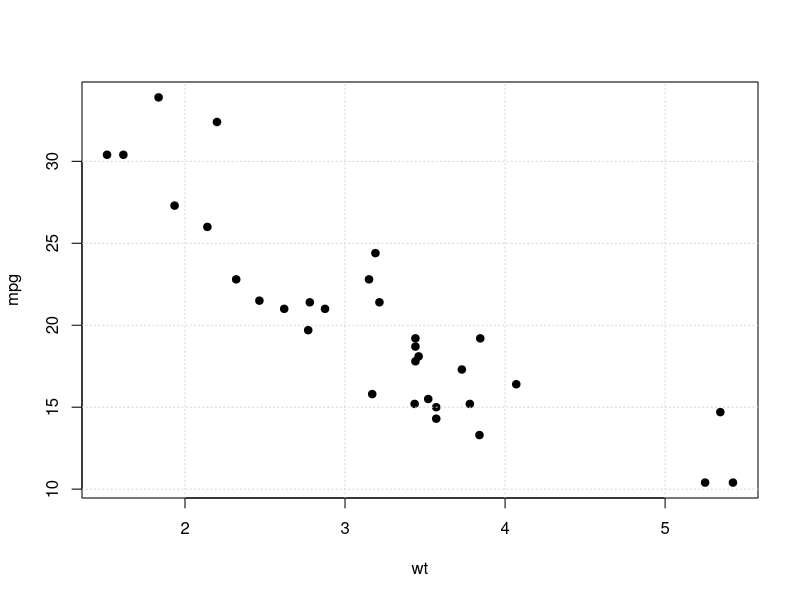
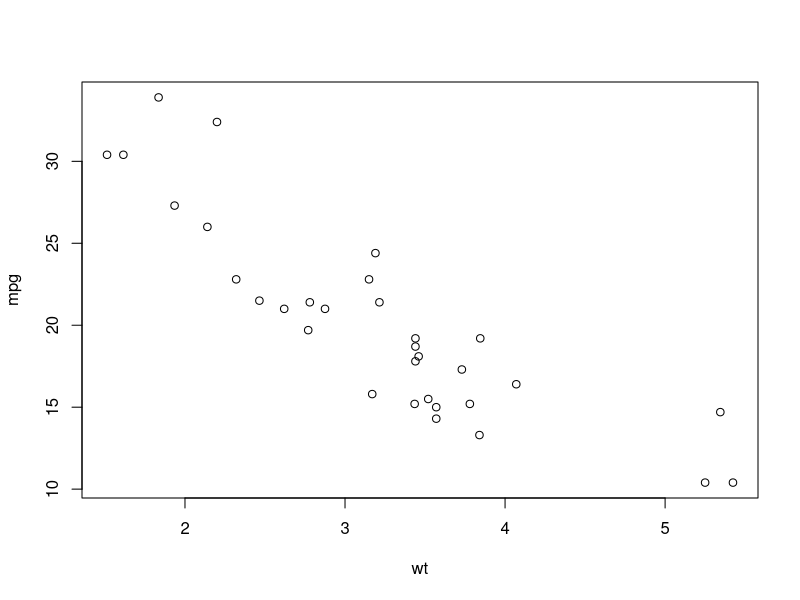
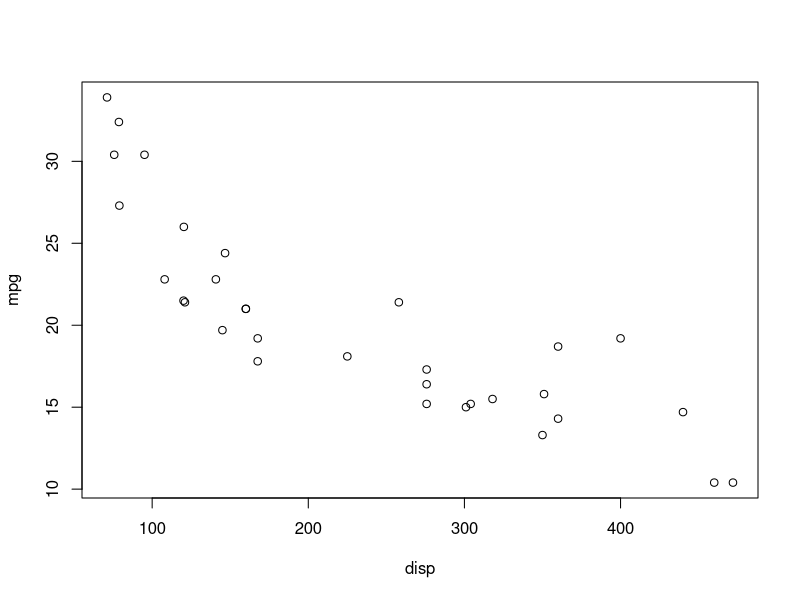
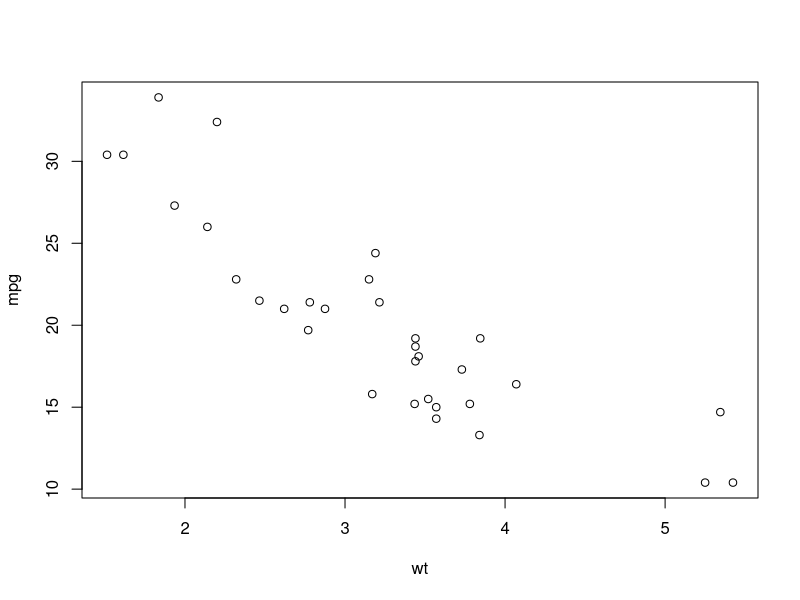
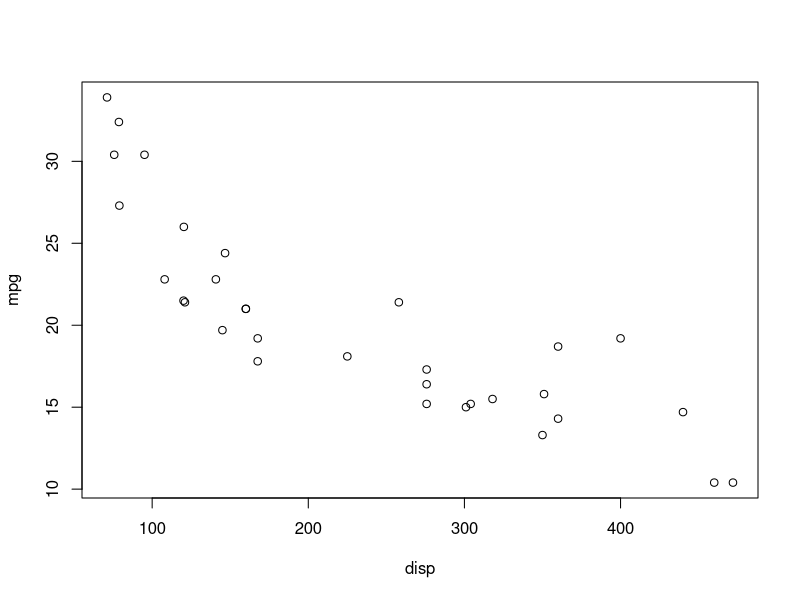
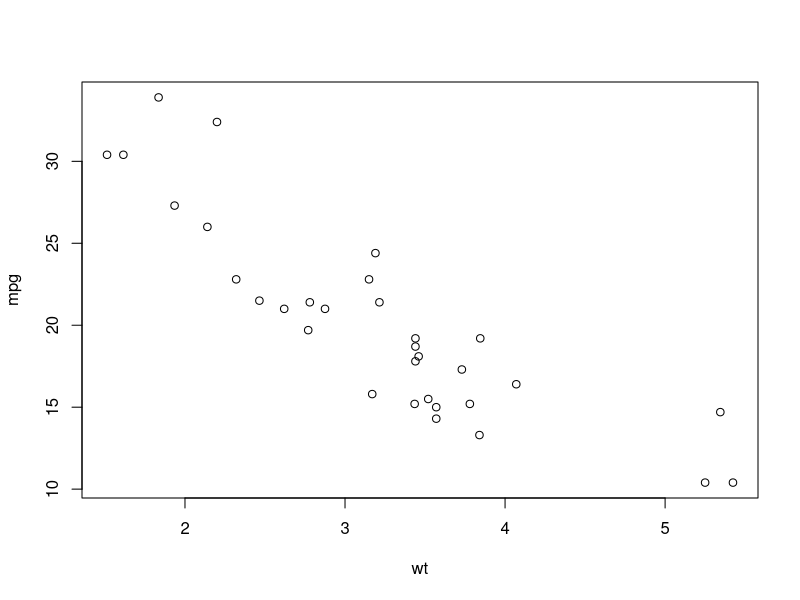
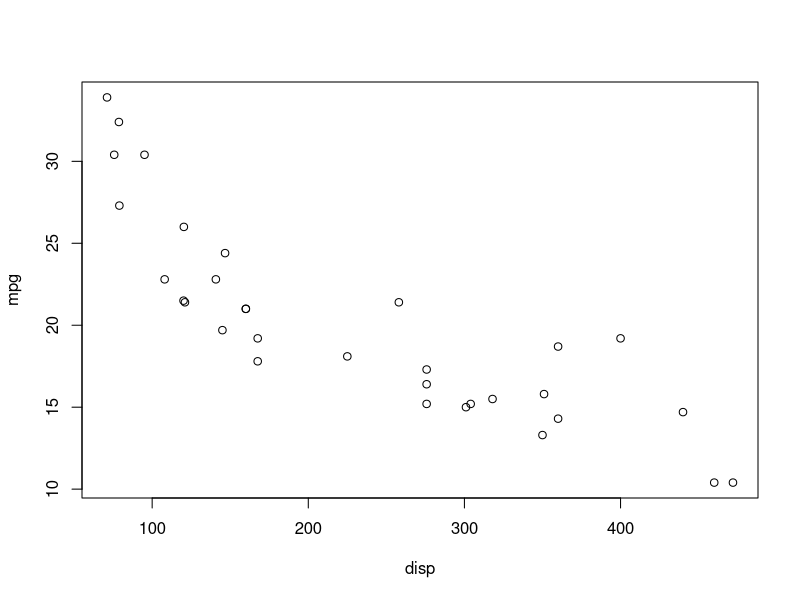

Source code (R) for these figures, in order:
## ---- chunk 1
knitr::opts_chunk$set(echo = TRUE)
## ---- chunk 2
data(mtcars)
## ---- chunk 3
head(mtcars)
## ---- chunk 4
plot(mpg~wt,data=mtcars,pch=19)
grid()
## ---- chunk 5
cor(mtcars$mpg,mtcars$wt)
## ---- chunk 6
model1 <- lm(mpg ~ wt, data = mtcars)
summary(model1)
## ---- chunk 7
newData = data.frame(wt = 3.05, disp = 122)
print(predict(model1, newData, interval = 'predict'))
## ---- chunk 8
plot(mpg ~ wt+disp, data = mtcars)
## ---- chunk 9
model2 <- lm(mpg ~ disp, data = mtcars)
summary(model2)
## ---- chunk 10
print(predict(model2, newData, interval = 'predict'))
## ---- chunk 11
plot(mpg ~ wt+disp, data = mtcars)
## ---- chunk 12
model3= lm(mpg ~ wt+disp, data = mtcars)
summary(model3)
## ---- chunk 13
plot(mpg ~ wt+disp, data=mtcars)
## ---- chunk 14
summary(model3)
## ---- chunk 15
anova_result <- anova(model1, model3)
print(anova_result)
